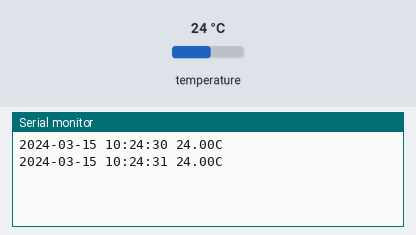
A sketch run on a simulated Arduino Uno, built with avr-gcc and run on an emulated ATmega328P. Shown: the last lines printed to the serial monitor. The inputs (shaded band) are chosen by the test bench; at power-on: temperature 24 °C. The local clock reads 2024-03-15 10:24:30 at power-on unless the sketch sets it.

Above: at 1.8 s.
1.9 s: temperature set to 12 °C
At 2.8 s:
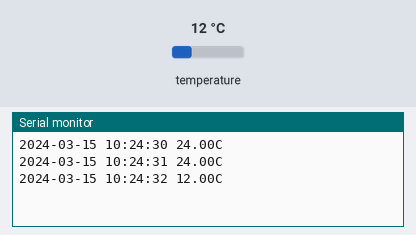
3.4 s: temperature set to 19 °C
At 4.6 s:
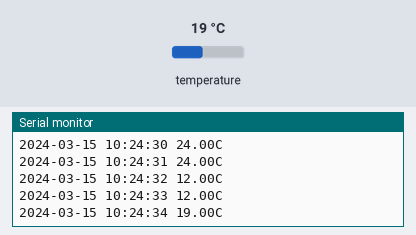
Timing chart, 0 to 6.4 s (numbered marks = the images above; inputs shaded):
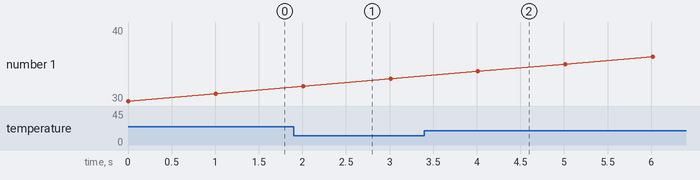

Measured:
- after the input at 1.9 s, the serial monitor: prints a new line after 0.11 s (image 1)
- after the input at 3.4 s, the serial monitor: prints a new line after 0.61 s (image 2)

The sketch:

example.ino
```cpp
// DS3231 RTC with RTClib (Uno: SDA = A4, SCL = A5, VCC = 5V).
// If the clock lost power it is set to 2030-05-04 03:02:01. Prints the time and temperature
// every second.
#include <Wire.h>
#include <RTClib.h>

RTC_DS3231 rtc;

void setup() {
  Serial.begin(115200);
  if (!rtc.begin()) {
    Serial.println(F("DS3231 not found at 0x68: check wiring"));
    for (;;) {}
  }
  if (rtc.lostPower()) {
    Serial.println(F("RTC lost power, setting the time"));
    rtc.adjust(DateTime(2030, 5, 4, 3, 2, 1));
  }
}

void loop() {
  DateTime now = rtc.now();
  char buf[] = "YYYY-MM-DD hh:mm:ss";
  Serial.print(now.toString(buf));
  Serial.print(F(" "));
  Serial.print(rtc.getTemperature());
  Serial.println(F("C"));
  delay(1000);
}
```
